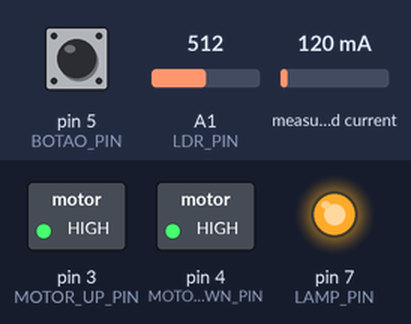
A sketch run on a simulated Arduino Uno, built with avr-gcc and run on an emulated ATmega328P. Parts: switched loads named in the sketch (green lamp = pin HIGH), output pins drawn as LEDs (lit = HIGH). Dashed ring = blinking. Inputs (shaded band) come from the test bench; at power-on: pin 5 (BOTAO_PIN) HIGH, A1 (LDR_PIN) = 512, measured current 120 mA. The local clock reads 2024-03-15 10:24:30 at power-on unless the sketch sets it; random numbers use the default seed unless the sketch sets one; no radio packets arrive unless stated; what the sketch prints to the serial monitor is not drawn.

Above: at 1.2 s.
1.3 s: pin 5 (BOTAO_PIN) pulled LOW for 1 s
At 2.6 s:
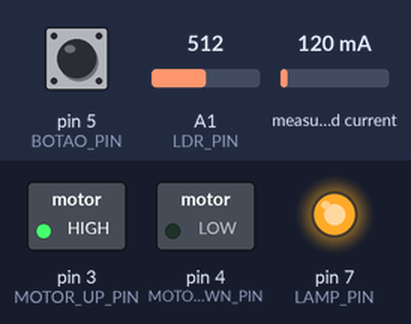
4.3 s: pin 5 (BOTAO_PIN) pulled LOW for 3.2 s
At 4.72 s:
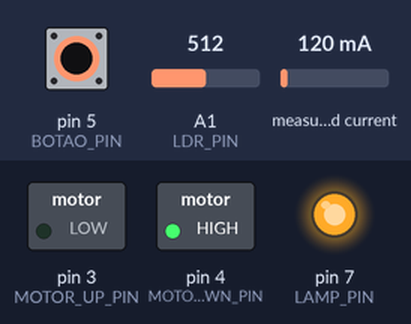
13.5 s: pin 5 (BOTAO_PIN) pulled LOW for 0.15 s
At 14.5 s:
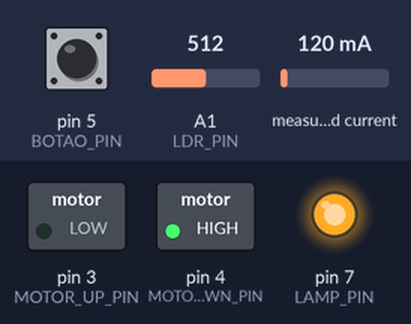
Timing chart, 0 to 28.2 s (numbered marks = the images above; inputs shaded):
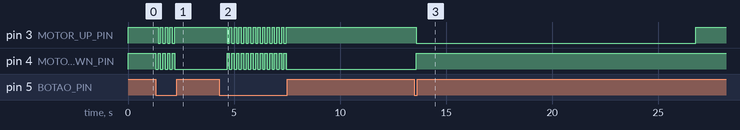

Measured:
- after the input at 1.3 s, pin 3 (MOTOR_UP_PIN): alternates HIGH for 0.11 s and LOW for 0.11 s, 8 changes in all, then stays HIGH, starting after 0.12 s; pin 4 (MOTOR_DOWN_PIN): alternates HIGH for 0.11 s and LOW for 0.11 s, 9 changes in all, then stays LOW, starting at once
- after the input at 4.3 s, pin 3 (MOTOR_UP_PIN): alternates HIGH for 0.11 s and LOW for 0.11 s, 26 changes in all, then stays HIGH, starting after 0.37 s; pin 4 (MOTOR_DOWN_PIN): alternates HIGH for 0.11 s and LOW for 0.11 s, 26 changes in all, then stays LOW, starting after 0.37 s
- after the input at 13.5 s, pin 3 (MOTOR_UP_PIN): HIGH → LOW after 0.09 s, → HIGH 13.2 s later

The sketch:

poste_arduino.ino
```cpp
#include <SPI.h>
#include <LoRa.h>
#include "RTClib.h"
#include <Wire.h>
#include "EmonLib.h"

// =================== OBJETOS ===================
EnergyMonitor emon1;
RTC_DS3231 rtc;

// =================== PINOS ===================
#define LDR_PIN        A1
#define LAMP_PIN        7
#define MOTOR_UP_PIN    3
#define MOTOR_DOWN_PIN  4
#define CURRENT_PIN    A0
#define BOTAO_PIN       5   // botão físico: GND — botão — D5

// =================== CONFIG ===================
#define POSTE_ID 3  // <<< alterar para 2 ou 3 nos outros postes

const float CORRENTE_MAX = 2.0;
const float LUM_MIN      = 20.0;

const unsigned long INTERVALO_ENVIO_MS = 11000UL;
const unsigned long DESFASAGEM_MS      = (POSTE_ID - 1) * 2000UL;

// =================== ANTI-COLISÃO ===================
const unsigned long BACKOFF_MIN_MS = 20;
const unsigned long BACKOFF_MAX_MS = 80;

// =================== ESTADOS ===================
bool   lampState  = false;
String motorState = "parado";
String alerta     = "normal";

const unsigned long TEMPO_MOTOR_MS = 13000UL;
unsigned long inicioMotor  = 0;
bool motorLigado = false;

// Debounce do botão
const unsigned long DEBOUNCE_MS = 50;

float luminosidade = 0.0;
float corrente     = 0.0;
int   contadorPacotes = 0;

unsigned long ultimoEnvio = 0;

// =================== HORA VIA LORA ===================
int horaLoRa    = -1;
int minutoLoRa  = -1;
bool horaValida = false;

// 🔥 TIMEOUT DE VALIDADE DA HORA LORA (10 minutos)
unsigned long ultimaHoraRecebida    = 0;
const unsigned long TIMEOUT_HORA_MS = 600000UL; // 10 min

// =================== BOTÃO ===================
// Estado do motor no contexto do botão:
//   false = poste está em cima (próxima pressão = BAIXAR)
//   true  = poste está em baixo (próxima pressão = SUBIR)
bool posteBaixado = false;
unsigned long ultimoPressionar = 0;
bool botaoAnterior = HIGH; // INPUT_PULLUP → HIGH quando solto
// ===================================================
void setup() {
  Serial.begin(115200);

  pinMode(LDR_PIN, INPUT);
  pinMode(LAMP_PIN, OUTPUT);
  pinMode(MOTOR_UP_PIN, OUTPUT);
  pinMode(MOTOR_DOWN_PIN, OUTPUT);
  pinMode(BOTAO_PIN,      INPUT_PULLUP); // botão liga D5 ao GND

  digitalWrite(LAMP_PIN, HIGH);
  digitalWrite(MOTOR_UP_PIN, HIGH);
  digitalWrite(MOTOR_DOWN_PIN, HIGH);

  emon1.current(CURRENT_PIN, 60.6);

  // RTC
  if (!rtc.begin()) {
    Serial.println("ERRO RTC");
    while (1);
  }

  if (rtc.lostPower()) {
    rtc.adjust(DateTime(F(__DATE__), F(__TIME__)));
  }

  // LoRa
  LoRa.setPins(10, 9, 2);
  if (!LoRa.begin(433E6)) {
    Serial.println("ERRO LoRa");
    while (1);
  }

  LoRa.setSpreadingFactor(7);
  LoRa.setSignalBandwidth(125E3);
  LoRa.setCodingRate4(5);

  randomSeed(analogRead(2)); // semente diferente do ESP32

  ultimoEnvio = millis() - INTERVALO_ENVIO_MS + DESFASAGEM_MS;

  Serial.println("POSTE ONLINE — ID: " + String(POSTE_ID));
  LoRa.receive();
}

// ===================================================
void loop() {
  DateTime agora = rtc.now();

  // 🔥 Verificar timeout da hora LoRa
  verificarTimeoutHora();

  lerSensores();
  lerBotao();          // botão físico
  receberComandos();
  controlarLampada(agora);
  verificarAlertas();
  controlarMotorTempo();
  enviarDadosLoRa(agora);

  delay(50);
}

// ===================================================
void subirPoste() {
  if (motorLigado) pararMotor(); // para qualquer movimento anterior
  digitalWrite(MOTOR_UP_PIN,   LOW);
  digitalWrite(MOTOR_DOWN_PIN, HIGH);
  motorState  = "subindo";
  inicioMotor = millis();
  motorLigado = true;
  Serial.println("Botão: SUBIR");
}

void baixarPoste() {
  if (motorLigado) pararMotor();
  digitalWrite(MOTOR_UP_PIN,   HIGH);
  digitalWrite(MOTOR_DOWN_PIN, LOW);
  motorState  = "descendo";
  inicioMotor = millis();
  motorLigado = true;
  Serial.println("Botão: BAIXAR");
}

// ===================================================
// BOTÃO FÍSICO — alterna BAIXAR / SUBIR
// Ligação: D5 — botão — GND (usa INPUT_PULLUP)
// ===================================================
void lerBotao() {
  bool leitura = digitalRead(BOTAO_PIN);

  // Detecta flanco de descida (solto→premido) com debounce
  if (leitura == LOW && botaoAnterior == HIGH) {
    if (millis() - ultimoPressionar > DEBOUNCE_MS) {
      ultimoPressionar = millis();

      if (!posteBaixado) {
        // Poste em cima → BAIXAR
        baixarPoste();
        posteBaixado = true;
      } else {
        // Poste em baixo → SUBIR
        subirPoste();
        posteBaixado = false;
      }
    }
  }
}
// ===================================================
// 🔥 TIMEOUT — invalida hora LoRa após 10 minutos sem receber
// ===================================================
void verificarTimeoutHora() {
  if (horaValida && millis() - ultimaHoraRecebida >= TIMEOUT_HORA_MS) {
    horaValida = false;
    Serial.println("Hora LoRa expirada — a usar RTC como fallback");
  }
}

// ===================================================
void lerSensores() {
  long soma = 0;
  for (int i = 0; i < 5; i++) {
    soma += analogRead(LDR_PIN);
    delay(2);
  }
  luminosidade = ((soma / 5) / 1023.0) * 100.0;
  corrente = emon1.calcIrms(400);
}

// ===================================================
// CONTROLO DA LÂMPADA — usa hora LoRa se válida, RTC se não
// ===================================================
void controlarLampada(DateTime agora) {

  int horaAtual;

  if (horaValida) {
    horaAtual = horaLoRa;
  } else {
    horaAtual = agora.hour(); // fallback RTC
    Serial.println("[fallback RTC] hora: " + String(horaAtual));
  }

  if (horaAtual >= 18 || horaAtual < 6) {
    digitalWrite(LAMP_PIN, LOW);
    lampState = true;
  } else {
    digitalWrite(LAMP_PIN, HIGH);
    lampState = false;
  }
}

// ===================================================
void verificarAlertas() {
  if (corrente > CORRENTE_MAX) {
    alerta = "sobrecarga";
  } else if (corrente < 0.05 && lampState) {
    alerta = "fio_cortado";
  } else if (corrente < 0.05 && luminosidade < 1.0) {
    alerta = "tensao_ausente";
  } else {
    alerta = "normal";
  }
}

// ===================================================
// RECEBER COMANDOS + HORA (com anti-colisão no envio do ACK)
// ===================================================
void receberComandos() {
  int packetSize = LoRa.parsePacket();
  if (!packetSize) return;

  String comando = "";
  while (LoRa.available()) comando += (char)LoRa.read();
  comando.trim();

  Serial.println("Recebido: " + comando);

  // ================= RECEBER HORA =================
  int posHora = comando.indexOf("HORA:");
  if (posHora != -1) {
    // Aceita formato "ID:X|HORA:HH:MM" e "HORA:HH:MM" isolado
    String horaStr = comando.substring(posHora + 5, posHora + 10);

    int sep = horaStr.indexOf(":");
    if (sep != -1) {
      int h = horaStr.substring(0, sep).toInt();
      int m = horaStr.substring(sep + 1).toInt();

      // Valida intervalo antes de aceitar
      if (h >= 0 && h <= 23 && m >= 0 && m <= 59) {
        horaLoRa           = h;
        minutoLoRa         = m;
        horaValida         = true;
        ultimaHoraRecebida = millis(); // 🔥 reinicia o timeout

        Serial.print("Hora LoRa actualizada: ");
        Serial.print(horaLoRa);
        Serial.print(":");
        if (minutoLoRa < 10) Serial.print("0");
        Serial.println(minutoLoRa);
      } else {
        Serial.println("Hora LoRa inválida — ignorada");
      }
    }
  }
}

void iniciarMotor() {
  inicioMotor = millis();
  motorLigado = true;
}

void pararMotor() {
  digitalWrite(MOTOR_UP_PIN, HIGH);
  digitalWrite(MOTOR_DOWN_PIN, HIGH);
  motorState = "parado";
  Serial.println("motor " + motorState);
  motorLigado = false;
}

void controlarMotorTempo() {
  if (motorLigado && millis() - inicioMotor >= TEMPO_MOTOR_MS) {
    pararMotor();
  }
}

// ===================================================
// ENVIAR DADOS LORA com anti-colisão
// ===================================================
void enviarDadosLoRa(DateTime agora) {

  if (millis() - ultimoEnvio < INTERVALO_ENVIO_MS) return;
  ultimoEnvio = millis();

  // 🔥 Anti-colisão: verifica canal antes de transmitir
  int tentativas = 0;
  while (LoRa.parsePacket() > 0 && tentativas < 5) {
    while (LoRa.available()) LoRa.read(); // drena pacote em curso
    unsigned long espera = random(BACKOFF_MIN_MS, BACKOFF_MAX_MS);
    unsigned long t = millis();
    while (millis() - t < espera) {}
    tentativas++;
  }

  String pacote = montarPacote(agora);

  LoRa.beginPacket();
  LoRa.print(pacote);
  LoRa.endPacket();
  LoRa.receive();

  Serial.println("Enviado: " + pacote);

  esperarACK();
}

// ===================================================
String montarPacote(DateTime agora) {

  String hora = "";
  if (agora.hour() < 10) hora += "0";
  hora += String(agora.hour()) + ":";
  if (agora.minute() < 10) hora += "0";
  hora += String(agora.minute());

  String p = "";
  p += "ID_PACOTE:" + String(contadorPacotes);
  p += "|ID_POSTE:" + String(POSTE_ID);
  p += "|HORA:" + hora;
  p += "|LUM:" + String(luminosidade, 1);
  p += "|CORR:" + String(corrente, 2);
  p += "|LAMP:" + String(lampState ? "ON" : "OFF");
  p += "|MOTOR:" + motorState;
  p += "|ALERTA:" + alerta;

  contadorPacotes++;
  return p;
}

// ===================================================
// ESPERAR ACK (sem bloquear para sempre)
// ===================================================
void esperarACK() {
  unsigned long inicio = millis();

  while (millis() - inicio < 400) { // ligeiramente mais folgado (300→400ms)
    if (LoRa.parsePacket()) {
      String r = "";
      while (LoRa.available()) r += (char)LoRa.read();
      r.trim();

      if (r == "ACK:" + String(POSTE_ID)) {
        Serial.println("ACK OK");
        return;
      }
    }
  }

  Serial.println("Sem ACK — próxima tentativa no próximo ciclo");
  LoRa.receive(); // garante modo escuta
}
```
